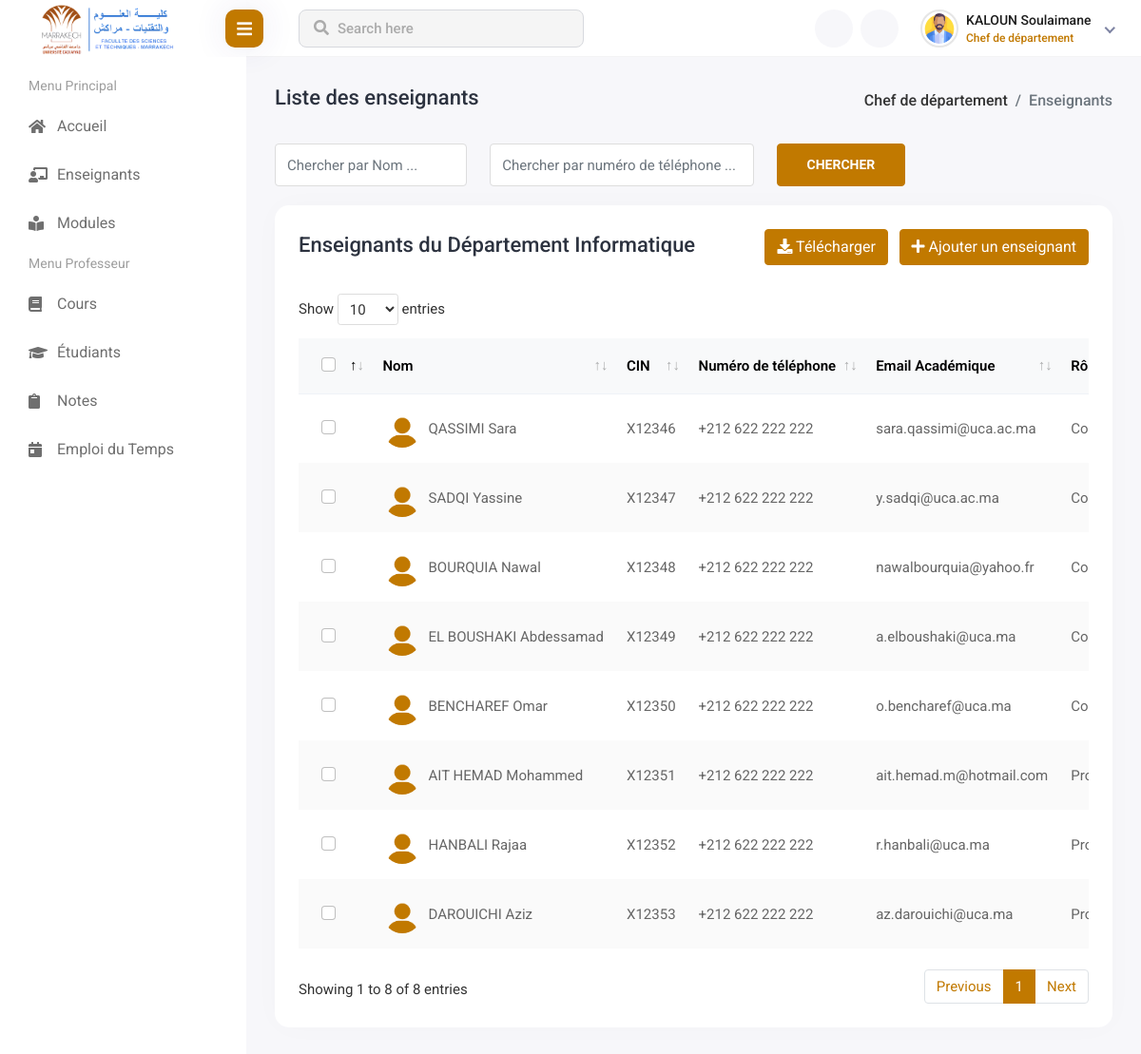
Screenshot of /views/chef_dep/teacher_management/index.php (signed in) with the database file from the repository.
### tables this page shows
CREATE TABLE `departement` (
  `id` int(11) NOT NULL AUTO_INCREMENT UNIQUE,
  `nom` varchar(100) NOT NULL,
  PRIMARY KEY (`id`)
);

CREATE TABLE `user` (
  `id` int(11) NOT NULL AUTO_INCREMENT UNIQUE,
  `prenom` varchar(100) NOT NULL,
  `nom` varchar(100) NOT NULL,
  `genre` enum('female','male') DEFAULT NULL,
  `dateNaissance` date DEFAULT NULL,
  `email` varchar(150) NOT NULL UNIQUE,
  `password` varchar(200) DEFAULT NULL,
  `CNE` varchar(20) DEFAULT NULL UNIQUE,
  `CIN` varchar(20) NOT NULL UNIQUE,
  `phone` varchar(20) DEFAULT NULL,
  `created_at` datetime NOT NULL,
  `id_role` int(11) DEFAULT NULL,
  `id_dep` int(11) NOT NULL,
  `id_filiere` int(11) DEFAULT NULL,         
  PRIMARY KEY (`id`)
);

### controllers/teacher_controller.php (called while the page is built, shortened)
<?php
require_once($_SERVER['DOCUMENT_ROOT'] . '/FSTg-Management-System/models/teacher.php');
function indexAction(): void
{
    $teachers = findAll();
    require_once($_SERVER['DOCUMENT_ROOT'] . '/FSTg-Management-System/views/chef_dep/teacher_management/list_teachers.php');
}

### models/teacher.php (called while the page is built, shortened)
<?php
require($_SERVER['DOCUMENT_ROOT'] . '/FSTg-Management-System/config/DB_connection.php');
function findAll(): ?array
{
    global $conn;
    $query = "SELECT user.*, departement.nom AS nom_departement
        FROM user
        INNER JOIN departement ON user.id_dep = departement.id
        WHERE (id_role = '3' OR id_role = '2') AND user.id_dep = ?";
    try {
        $stmt = $conn->prepare($query);
        $stmt->execute([$_SESSION['user_data']['id_dep']]);
        return $stmt->fetchAll(PDO::FETCH_ASSOC);
    } catch (PDOException $e) {
        file_put_contents($_SERVER['DOCUMENT_ROOT'] . '/FSTg-Management-System/logs/error_log.txt',
            date('Y-m-d H:i:s') . " - Erreur lors de l'exécution de la requête : " . $e->getMessage(). "\n",
            FILE_APPEND);
        return null;
    }
}

### views/chef_dep/teacher_management/list_teachers.php (the view, shortened to what this page needs)
<!DOCTYPE html>
<html lang="en">
<head>
    <link rel="stylesheet" href="../../../assets/plugins/feather/feather.css">
    <link rel="stylesheet" href="../../../assets/plugins/fontawesome/css/fontawesome.min.css">
    <link rel="stylesheet" href="../../../assets/plugins/fontawesome/css/all.min.css">
    <link rel="stylesheet" href="../../../assets/plugins/icons/flags/flags.css">
    <link rel="stylesheet" href="../../../assets/plugins/datatables/datatables.min.css">
    <link rel="stylesheet" href="../../../assets/plugins/bootstrap/css/bootstrap.min.css">
    <link rel="stylesheet" href="../../../assets/css/style.css">
    <link rel="stylesheet" href="../../../assets/css/style-override.css">
    <link rel="stylesheet" href="../../../assets/plugins/toastr/toastr.min.css">
    <link rel="stylesheet" href="../../../assets/plugins/sweetalert2/sweetalert2.min.css">
</head>
<body>
<div class="main-wrapper">
    <div class="page-wrapper">
        <div class="content container-fluid">
            <div class="page-header">
                <div class="row">
                    <div class="col-sm-12">
                        <div class="page-sub-header">
                            <h3 class="page-title">Liste des enseignants</h3>
                            <ul class="breadcrumb">
                                <li class="breadcrumb-item"><a href="../home.php">Chef de département</a></li>
                                <li class="breadcrumb-item active">Enseignants</li>
                            </ul>
                        </div>
                    </div>
                </div>
            </div>
            <div class="student-group-form">
                <div class="row">
                    <div class="col-lg-3 col-md-6">
                        <div class="form-group">
                            <input type="text" class="form-control" placeholder="Chercher par Nom ...">
                        </div>
                    </div>
                    <div class="col-lg-4 col-md-6">
                        <div class="form-group">
                            <input type="text" class="form-control" placeholder="Chercher par numéro de téléphone ...">
                        </div>
                    </div>
                    <div class="col-lg-2">
                        <div class="search-student-btn">
                            <button type="btn" class="btn btn-primary">Chercher</button>
                        </div>
                    </div>
                </div>
            </div>
            <div class="row">
                <div class="col-sm-12">
                    <div class="card card-table comman-shadow">
                        <div class="card-body">
                            <div class="page-header">
                                <div class="row align-items-center">
                                    <div class="col">
                                        <h3 class="page-title">Enseignants du Département <?php if(!empty($teachers)) { echo $teachers[0]['nom_departement'];} ?></h3>
                                    </div>
                                    <div class="col-auto text-end float-end ms-auto download-grp">
                                        <a href="/FSTg-Management-System/controllers/downloadCSV_controller.php?action=teachers" class="btn btn-outline-primary me-2"><i class="fas fa-download"></i> Télécharger</a>
                                        <a href="index.php?action=create" class="btn btn-primary"><i class="fas fa-plus"></i> Ajouter un enseignant</a>
                                    </div>
                                </div>
                            </div>
                            <div class="table-responsive">
                                <table class="table border-0 star-student table-hover table-center mb-0 datatable table-striped">
                                    <thead class="student-thread">
                                    <tr>
                                        <th>
                                            <div class="form-check check-tables">
                                                <input class="form-check-input" type="checkbox" value="something">
                                            </div>
                                        </th>
                                        <th>Nom</th>
                                        <th>CIN</th>
                                        <th>Numéro de téléphone</th>
                                        <th>Email Académique</th>
                                        <th>Rôle</th>
                                    </tr>
                                    </thead>
                                    <tbody>
                                    <?php if (isset($teachers)): ?>
                                        <?php foreach($teachers as $teacher): ?>
                                            <tr>
                                                <td>
                                                    <div class="form-check check-tables">
                                                        <input class="form-check-input" type="checkbox" value="something">
                                                    </div>
                                                </td>
                                                <td>
                                                    <h2 class="table-avatar">
                                                        <a href="#" class="avatar avatar-sm me-2"><img class="avatar-img rounded-circle" src="/FSTg-Management-System/assets/img/femme.png" alt="User Image"></a>
                                                        <a href="#"><?php echo ucfirst($teacher['nom'])." ".ucfirst($teacher['prenom']) ?></a>
                                                    </h2>
                                                </td>
                                                <td><?php echo $teacher['CIN'] ?></td>
                                                <td><?php echo $teacher['phone'] ?></td>
                                                <td><?php echo $teacher['email'] ?></td>
                                                <td>
                                                    <?php if($teacher['id_role'] == '3'): ?>
                                                        Professeur
                                                    <?php elseif($teacher['id_role'] == '2' && $teacher['genre'] == 'male'): ?>
                                                        Coordinateur
                                                    <?php elseif($teacher['id_role'] == '2' && $teacher['genre'] == 'female'): ?>
                                                        Coordinatrice
                                                    <?php endif; ?>
                                                </td>
                                            </tr>
                                        <?php endforeach; ?>
                                    <?php endif; ?>
                                    </tbody>
                                </table>
                            </div>
                        </div>
                    </div>
                </div>
            </div>
        </div>
    </div>
</div>
    <?php
    include($_SERVER['DOCUMENT_ROOT'] . '/FSTg-Management-System/views/header.php');
    include($_SERVER['DOCUMENT_ROOT'] . '/FSTg-Management-System/views/chef_dep/sidebar.php');
    ?>
</body>
</html>

### views/chef_dep/teacher_management/index.php (shortened to what this page needs)
<?php
if (isset($_SESSION['user_data']) && $_SESSION['user_data']['id_role'] == 1) {
    require_once($_SERVER['DOCUMENT_ROOT'] . '/FSTg-Management-System/controllers/teacher_controller.php');
    if (isset($_GET['action'])) {
        $action = $_GET['action'];
        switch ($action) {
            case 'create':
                createAction();
                break;
            case 'list':
                indexAction();
                break;
            case 'edit':
                editAction();
                break;
            case 'store':
                storeAction();
                break;
            case 'update':
                updateAction();
                break;
            case 'delete':
                deleteAction();
                break;
            default:
                header("Location: /FSTg-Management-System/views/error.php");
                break;
        }
    } else {
        indexAction();
    }
} else {
    header("Location: /FSTg-Management-System/index.php?error=Accès non autorisé");
    exit();
}

### views/header.php (shortened to what this page needs)
<!DOCTYPE html>
<html lang="en">
<head>
</head>
<body>
    <div class="header">
        <div class="header-left">
            <a href="#" class="logo">
                <img src="/FSTg-Management-System/assets/img/logo-FST.png" alt="Logo de FSTG" style="margin-left: 50px;transform:scale(2) ">
            </a>
        </div>
        <div class="menu-toggle">
            <a href="javascript:void(0);" id="toggle_btn">
                <i class="fas fa-bars"></i>
            </a>
        </div>
        <div class="top-nav-search">
            <form>
                <input type="text" class="form-control" placeholder="Search here">
                <button class="btn" type="submit"><i class="fas fa-search"></i></button>
            </form>
        </div>
        <ul class="nav user-menu">
            <li class="nav-item dropdown noti-dropdown me-2">
                <a href="#" class="dropdown-toggle nav-link header-nav-list" data-bs-toggle="dropdown">
                </a>
            </li>
            <li class="nav-item zoom-screen me-2">
                <a href="#" class="nav-link header-nav-list win-maximize">
                </a>
            </li>
            <li class="nav-item dropdown has-arrow new-user-menus">
                <a href="#" class="dropdown-toggle nav-link" data-bs-toggle="dropdown">
                    <span class="user-img">
                        <?php if(isset($_SESSION['user_data']['genre']) && $_SESSION['user_data']['genre'] === 'male'): ?>
                            <img class="rounded-circle" src="/FSTg-Management-System/assets/img/homme.png" alt="homme">
                        <?php elseif (isset($_SESSION['user_data']['genre']) && $_SESSION['user_data']['genre'] === 'female'): ?>
                            <img class="rounded-circle" src="/FSTg-Management-System/assets/img/femme.png" alt="femme">
                        <?php endif; ?>
                        <div class="user-text">
                            <h6><?php echo ucfirst($_SESSION['user_data']['nom']) . " " . ucfirst($_SESSION['user_data']['prenom']) ?></h6>
                            <p class="text-muted mb-0">
                                <?php
                                    if ($_SESSION['user_data']['id_role'] === 2) {
                                        echo ($_SESSION['user_data']['genre'] == 'male') ? "Coordinateur" : "Coordinatrice";
                                    } elseif ($_SESSION['user_data']['id_role'] === 3) {
                                        echo ($_SESSION['user_data']['genre'] == 'male') ? "Professeur" : "Professeure";
                                    }else {
                                        echo $_SESSION['role_name'];
                                    }
                                ?>
                            </p>
                        </div>
                    </span>
                </a>
            </li>
        </ul>
    </div>
</body>
</html>

### views/chef_dep/sidebar.php (shortened to what this page needs)
<div class="sidebar" id="sidebar">
    <div>
        <div class="sidebar-inner slimscroll">
            <div id="sidebar-menu" class="sidebar-menu">
                <ul>
                    <li class="menu-title">
                        <span>Menu Principal</span>
                    </li>
                    <li>
                        <a href="/FSTg-Management-System/views/chef_dep/home.php"><i class="fas fa-home"></i><span> Accueil</span></a>
                    </li>
                    <li>
                        <a href="/FSTg-Management-System/views/chef_dep/teacher_management/index.php"><i class="fas fa-chalkboard-teacher"></i><span> Enseignants</span></a>
                    </li>
                    <li>
                        <a href="/FSTg-Management-System/views/chef_dep/module_management/index.php"><i class="fas fa-book-reader"></i><span> Modules</span></a>
                    </li>
                    <?php if ($_SESSION['user_data']['id_role'] == 1) { ?>
                        <li class="menu-title">
                            <span>Menu Professeur</span>
                        </li>
                        <li>
                            <a href="#"><i class="fas fa-book"></i> <span> Cours</span></a>
                        </li>
                        <li>
                            <a href="#"><i class="fas fa-graduation-cap"></i><span> Étudiants</span></a>
                        </li>
                        <li>
                            <a href="#"><i class="fas fa-clipboard"></i> <span> Notes</span></a>
                        </li>
                        <li>
                            <a href="#"><i class="fas fa-calendar-day"></i> <span> Emploi du Temps</span></a>
                        </li>
                    <?php }?>
                </ul>
            </div>
        </div>
    </div>

### assets/css/style-override.css (style rules this page uses)
.btn-primary { background-color: #C17900 !important; border: 1px solid #C17900 !important; }

### views/chef_dep/teacher_management/list_teachers.php (style rules this page uses)
.download-grp .btn-outline-primary { background-color: #C17900; !important; border-color: #C17900; !important; }

### views/header.php (style rules this page uses)
.user-img .user-text p.text-muted { color: #C17900 !important; }
@media (min-width: 992px) { #toggle_btn { background: #C17900; !important; } }

### rows the page displays
departement: nom "Informatique"
user: nom "QASSIMI", prenom "Sara", CIN "X12346", phone "+212 622 222 222", email "sara.qassimi@uca.ac.ma", genre "Coordinatrice"
user: nom "SADQI", prenom "Yassine", CIN "X12347", phone "+212 622 222 222", email "y.sadqi@uca.ac.ma", genre "Coordinateur"
user: nom "BOURQUIA", prenom "Nawal", CIN "X12348", phone "+212 622 222 222", email "nawalbourquia@yahoo.fr", genre "Coordinatrice"
user: nom "EL BOUSHAKI", prenom "Abdessamad", CIN "X12349", phone "+212 622 222 222", email "a.elboushaki@uca.ma", genre "Coordinateur"
user: nom "BENCHAREF", prenom "Omar", CIN "X12350", phone "+212 622 222 222", email "o.bencharef@uca.ma", genre "Coordinateur"
user: nom "AIT HEMAD", prenom "Mohammed", CIN "X12351", phone "+212 622 222 222", email "ait.hemad.m@hotmail.com", shows "Professeur"
user: nom "HANBALI", prenom "Rajaa", CIN "X12352", phone "+212 622 222 222", email "r.hanbali@uca.ma", shows "Professeur"
user: nom "DAROUICHI", prenom "Aziz", CIN "X12353", phone "+212 622 222 222", email "az.darouichi@uca.ma", shows "Professeur"

### other values shown
$_SESSION['user_data']['nom'] "KALOUN"
$_SESSION['user_data']['prenom'] "Soulaimane"
$_SESSION['role_name'] "Chef de département"
